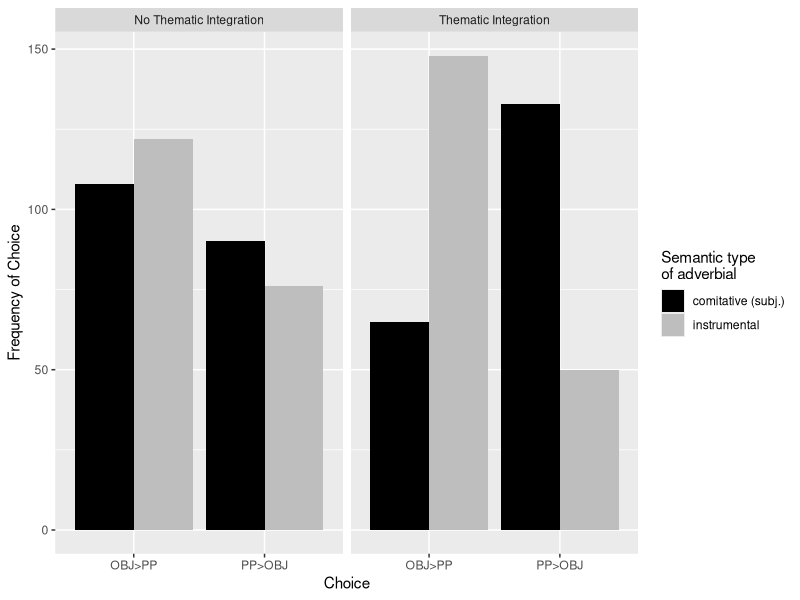
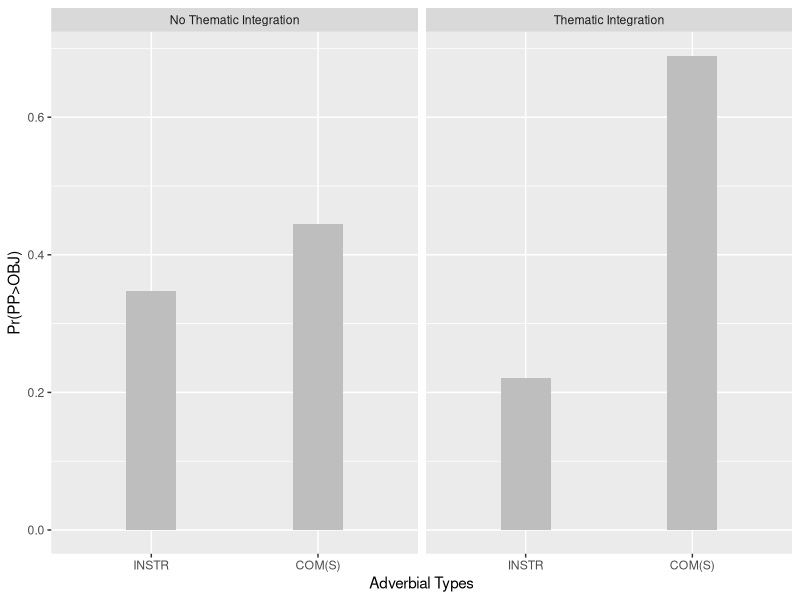

Write R code to recreate these figures, in order.
## ---- chunk 1
library(lme4)
library(tidyverse)
library(emmeans)

## ---- chunk 2
exp_int_agentivity.fc.test.data <- 
  read.csv("../Data/ForcedChoice_test.csv", fileEncoding = "UTF-8")

exp_int_agentivity.fc.test.data$ANSWER <- 
  factor(exp_int_agentivity.fc.test.data$ANSWER)

exp_int_agentivity.fc.test.data$INTEGRATION <- 
  factor(exp_int_agentivity.fc.test.data$INTEGRATION)

exp_int_agentivity.fc.test.data$ADVERBIAL_TYPE <- 
  factor(exp_int_agentivity.fc.test.data$ADVERBIAL_TYPE)

## more illustrative variable names
exp_int_agentivity.fc.test.data$subjects <- factor(exp_int_agentivity.fc.test.data$workerId)
exp_int_agentivity.fc.test.data$items <- factor(exp_int_agentivity.fc.test.data$ENCODING)

## ---- chunk 3
table(exp_int_agentivity.fc.test.data$workerId)
## ---- chunk 4

thematic_int.labels <- c("No Thematic Integration", "Thematic Integration")
names(thematic_int.labels) <- c("no", "yes")

exp_int_agentivity.fc.summary <- 
  exp_int_agentivity.fc.test.data %>%
  group_by(ADVERBIAL_TYPE, INTEGRATION, ANSWER) %>%
  summarise(count = n()) %>%
  as.data.frame()

ggplot(exp_int_agentivity.fc.summary,
       aes(x = ANSWER, y = count, fill = ADVERBIAL_TYPE)) +
  geom_bar(stat = "identity", position = "dodge") +
  labs(x = "Choice", y = "Frequency of Choice") + 
  facet_wrap(~INTEGRATION, labeller = labeller(INTEGRATION = thematic_int.labels)) +
  scale_fill_manual("ADVERBIAL_TYPE", values = c("COM(S)" = "black",
                                                 "INSTR" = "grey"),
                    labels = c("comitative (subj.)", "instrumental")) +
  guides(fill=guide_legend(title="Semantic type\nof adverbial")) 

## ---- chunk 5

exp_int_agentivity.fc.test.data$INTEGRATION <-
  relevel(exp_int_agentivity.fc.test.data$INTEGRATION, ref = "no")
exp_int_agentivity.fc.test.data$ADVERBIAL_TYPE <-
  relevel(exp_int_agentivity.fc.test.data$ADVERBIAL_TYPE, ref = "INSTR")


exp_int_agentivity.fc.glmm <- 
  glmer(formula = ANSWER ~ ADVERBIAL_TYPE * INTEGRATION + 
          (1 + ADVERBIAL_TYPE * INTEGRATION | subjects) , 
        data = exp_int_agentivity.fc.test.data, family = binomial())

options(width = 300)
summary(exp_int_agentivity.fc.glmm)
## ---- chunk 6

tt <- getME(exp_int_agentivity.fc.glmm,"theta")
ll <- getME(exp_int_agentivity.fc.glmm,"lower")
## ---- chunk 7
ss <- 
  getME(exp_int_agentivity.fc.glmm,c("theta","fixef"))
exp_int_agentivity.fc.glmm <- 
  update(exp_int_agentivity.fc.glmm,
         start=ss,
         control=glmerControl(optCtrl=list(maxfun=2e4)))

options(width = 300)
summary(exp_int_agentivity.fc.glmm)

## ---- chunk 8


predictions <- 
  emmeans(exp_int_agentivity.fc.glmm, pairwise~ADVERBIAL_TYPE | INTEGRATION, 
          type = "response") 

## also response useful, now switched to predictor for effects
## if lp is used, y = emmean, if response is used y = prob

predictions.emm <- data.frame(predictions$emmeans)
 

predictions.emm

ggplot(predictions.emm, aes(x = ADVERBIAL_TYPE, y = prob)) + 
  geom_bar(aes(), stat = "identity", fill = "grey", width = 0.3) +
  facet_wrap(~INTEGRATION, labeller = labeller(INTEGRATION = thematic_int.labels)) +
  labs(x = "Adverbial Types", y = "Pr(PP>OBJ)")
